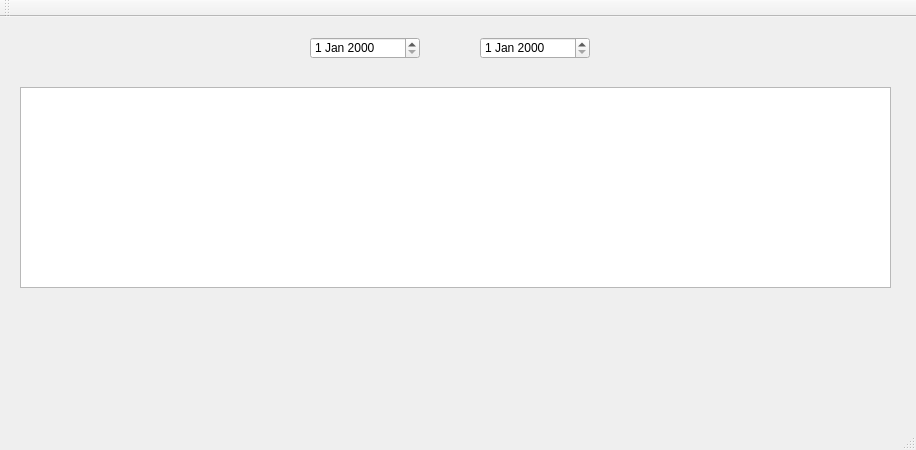
<?xml version="1.0" encoding="UTF-8"?>
<ui version="4.0">
 <class>MeteoWindow</class>
 <widget class="QMainWindow" name="MeteoWindow">
  <property name="geometry">
   <rect>
    <x>0</x>
    <y>0</y>
    <width>916</width>
    <height>450</height>
   </rect>
  </property>
  <property name="windowTitle">
   <string>Meteo Service</string>
  </property>
  <widget class="QWidget" name="centralWidget">
   <widget class="QDateEdit" name="dateEdit">
    <property name="geometry">
     <rect>
      <x>310</x>
      <y>20</y>
      <width>110</width>
      <height>22</height>
     </rect>
    </property>
   </widget>
   <widget class="QDateEdit" name="dateEdit_2">
    <property name="geometry">
     <rect>
      <x>480</x>
      <y>20</y>
      <width>110</width>
      <height>22</height>
     </rect>
    </property>
   </widget>
   <widget class="QTableWidget" name="tableWidget">
    <property name="geometry">
     <rect>
      <x>20</x>
      <y>70</y>
      <width>871</width>
      <height>201</height>
     </rect>
    </property>
    <attribute name="horizontalHeaderVisible">
     <bool>false</bool>
    </attribute>
    <attribute name="verticalHeaderVisible">
     <bool>true</bool>
    </attribute>
   </widget>
  </widget>
  <widget class="QToolBar" name="mainToolBar">
   <attribute name="toolBarArea">
    <enum>TopToolBarArea</enum>
   </attribute>
   <attribute name="toolBarBreak">
    <bool>false</bool>
   </attribute>
  </widget>
  <widget class="QStatusBar" name="statusBar"/>
 </widget>
 <layoutdefault spacing="6" margin="11"/>
 <resources/>
 <connections/>
</ui>
